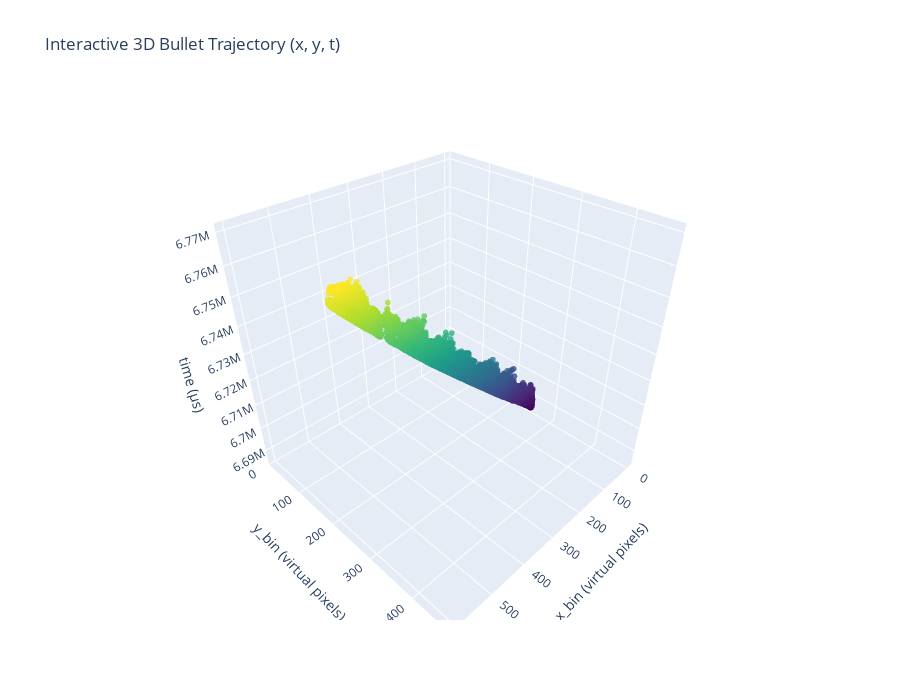

The code cell stored with this chart in its notebook:
### Code cell
import plotly.graph_objects as go
import numpy as np

# ---- BUILD INTERACTIVE 3D FIG ----
fig = go.Figure(data=[
    go.Scatter3d(
        x=x,
        y=y,
        z=t,
        mode='markers',
        marker=dict(
            size=2,
            color=t,        # color by time
            colorscale='Viridis',
            opacity=0.8
        )
    )
])

fig.update_layout(
    title="Interactive 3D Bullet Trajectory (x, y, t)",
    scene=dict(
        xaxis_title="x_bin (virtual pixels)",
        yaxis_title="y_bin (virtual pixels)",
        yaxis=dict(range=[0, 480]),
        zaxis_title="time (µs)"
    ),
    width=900,
    height=700
)

fig.show()

### Figure 1 — Plotly figure (JSON) as saved in the notebook; plotly's stock layout.template omitted (floating-point values rounded to 4 significant figures; data arrays with more than 128 entries replaced by an {"elided": "..."} marker saying what was removed)
{"data": [{"marker": {"color": {"elided": "17471 int values"}, "colorscale": [[0, "#440154"], [0.1111, "#482878"], [0.2222, "#3e4989"], [0.3333, "#31688e"], [0.4444, "#26828e"], [0.5556, "#1f9e89"], [0.6667, "#35b779"], [0.7778, "#6ece58"], [0.8889, "#b5de2b"], [1, "#fde725"]], "opacity": 0.8, "size": 2}, "mode": "markers", "type": "scatter3d", "x": {"elided": "17471 int values"}, "y": {"elided": "17471 int values"}, "z": {"elided": "17471 int values"}}], "layout": {"height": 700, "scene": {"xaxis": {"title": {"text": "x_bin (virtual pixels)"}}, "yaxis": {"range": [0, 480], "title": {"text": "y_bin (virtual pixels)"}}, "zaxis": {"title": {"text": "time (µs)"}}}, "title": {"text": "Interactive 3D Bullet Trajectory (x, y, t)"}, "width": 900}}
